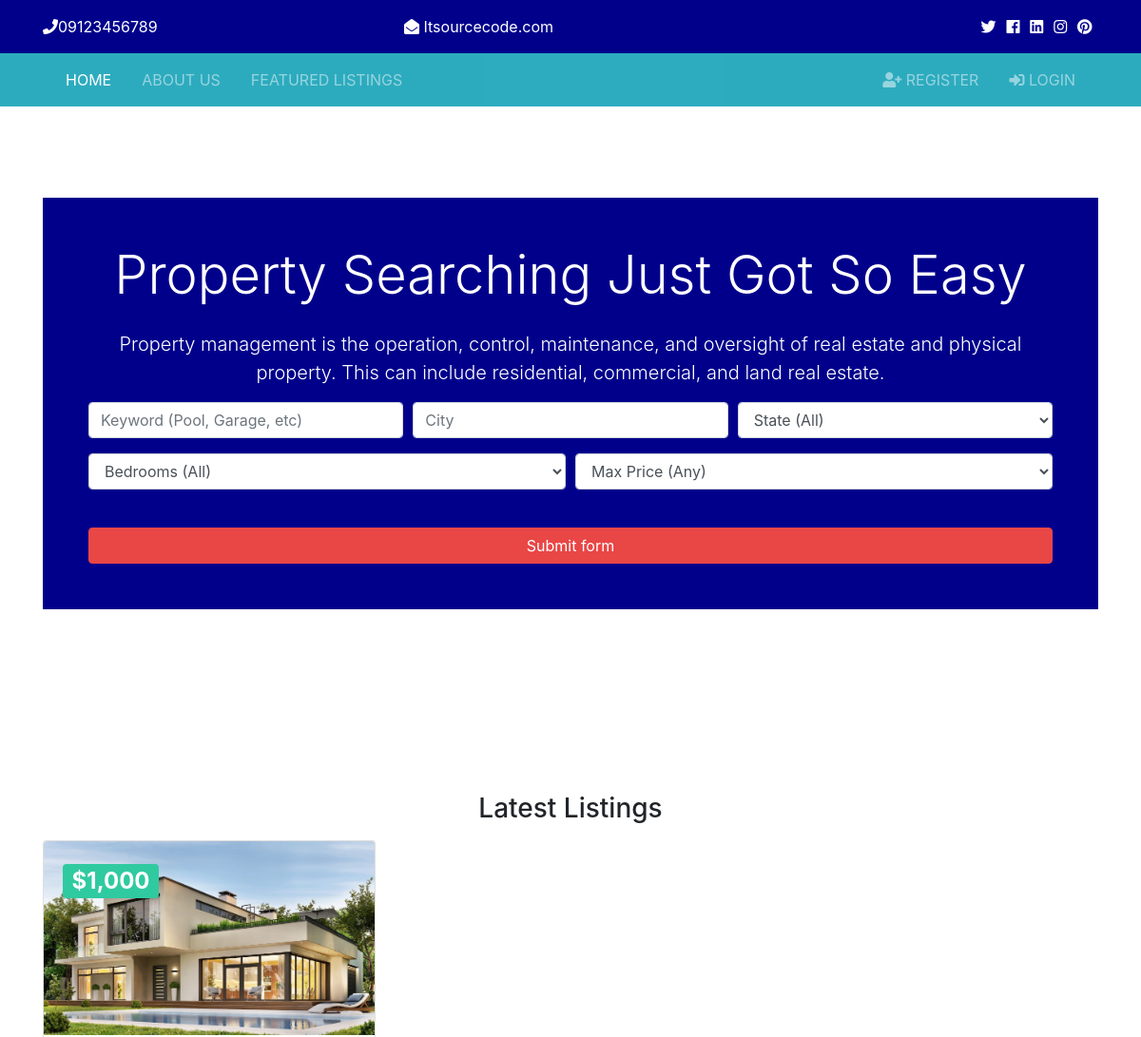
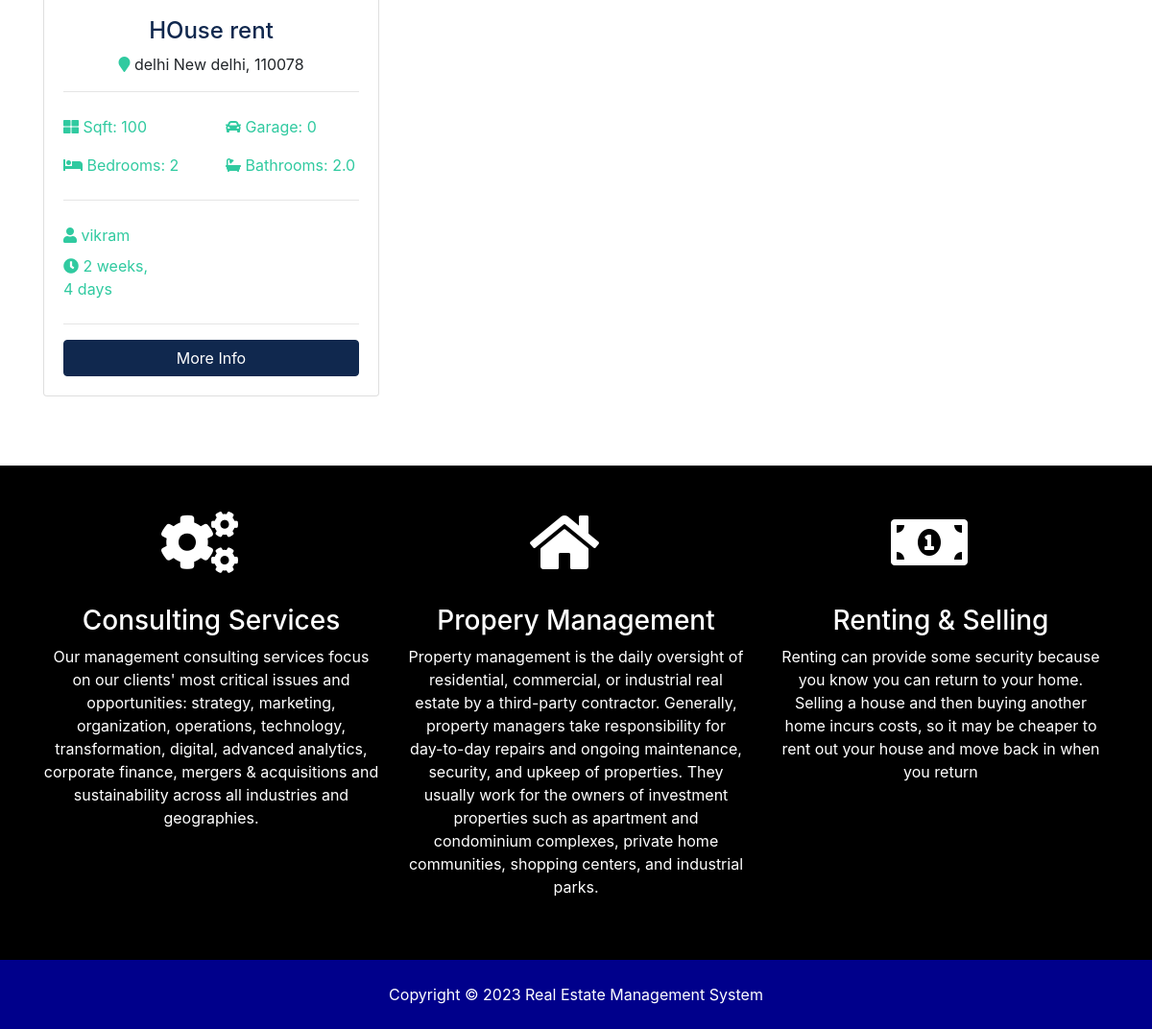
The page / on the database its author committed (2 pictures, top to bottom).
### listings/models.py (models this page shows, shortened)
class Listing(models.Model):
    realtor = models.ForeignKey(Realtor, on_delete=models.DO_NOTHING)
    title = models.CharField(max_length=200)
    address = models.CharField(max_length=200)
    city = models.CharField(max_length=100)
    state = models.CharField(max_length=100)
    zipcode = models.CharField(max_length=20)
    description = models.TextField(blank=True)
    price = models.IntegerField()
    bedrooms = models.IntegerField()
    bathrooms = models.DecimalField(max_digits=2, decimal_places=1)
    garage = models.IntegerField(default=0)
    sqft = models.IntegerField()
    nearByFoodPlace = models.BooleanField(default=False)
    WhichFoodPlace = models.CharField(max_length=100,blank=True)
    lot_size = models.DecimalField(max_digits=5, decimal_places=1)
    photo_main = models.ImageField(upload_to='photos/%Y/%m/%d/')
    photo_1 = models.ImageField(upload_to='photos/%Y/%m/%d/', blank=True)
    photo_2 = models.ImageField(upload_to='photos/%Y/%m/%d/', blank=True)
    photo_3 = models.ImageField(upload_to='photos/%Y/%m/%d/', blank=True)
    photo_4 = models.ImageField(upload_to='photos/%Y/%m/%d/', blank=True)
    photo_5 = models.ImageField(upload_to='photos/%Y/%m/%d/', blank=True)
    photo_6 = models.ImageField(upload_to='photos/%Y/%m/%d/', blank=True)
    video = models.FileField(upload_to='video/%Y/%m/%d/', blank=True)
    is_published = models.BooleanField(default=True)
    list_date = models.DateTimeField(default=datetime.now, blank=True)

### realtors/models.py (models this page shows)
class Realtor(models.Model):
    name = models.CharField(max_length=200)
    photo = models.ImageField(upload_to='photos/%Y/%m/%d')
    description = models.TextField(blank=True)
    phone = models.CharField(max_length=20)
    email = models.CharField(max_length=50)
    is_mvp = models.BooleanField(default=False)
    hire_date = models.DateTimeField(default=datetime.now, blank=True)
    def __str__(self):
        return self.name

### pages/views.py (the view)
# urls.py: path('', views.index, name='listings'),
def index(request):
    listings = Listing.objects.order_by('-list_date').filter(is_published=True)[:3]
    context = {
        'listings': listings,
        'state_choices': state_choices,
        'bedroom_choices': bedroom_choices,
        'price_choices': price_choices
    }
    return render(request, 'pages/index.html', context)

### templates/pages/index.html (shortened to what this page needs)
{% extends 'base.html' %}
{% load humanize %}
{% block content %}
<section id="showcase" >
  <div class="container text-center" >
    <div class="home-search p-5" style="background-color:darkblue;">
      <div class="overlay p-5" style="background-color:darkblue;">
        <h1 class="display-4 mb-4">Property Searching Just Got So Easy</h1>
        <p class="lead">
          Property management is the operation, control, maintenance,
          and oversight of real estate and physical property.
          This can include residential, commercial, and land real estate.
        </p>
        <div class="search">
          <form action="{% url 'search' %}">
            <div class="form-row">
              <div class="col-md-4 mb-3">
                <input
                  type="text"
                  name="keywords"
                  class="form-control"
                  placeholder="Keyword (Pool, Garage, etc)"
                />
              </div>
              <div class="col-md-4 mb-3">
                <input
                  type="text"
                  name="city"
                  class="form-control"
                  placeholder="City"
                />
              </div>
              <div class="col-md-4 mb-3">
                <select name="state" class="form-control">
                  <option selected="true" disabled="disabled">State (All)</option>
                </select>
              </div>
            </div>
            <div class="form-row">
              <div class="col-md-6 mb-3">
                <select name="bedrooms" class="form-control">
                    <option selected="true" disabled="disabled">Bedrooms (All)</option>
                </select>
              </div>
              <div class="col-md-6 mb-3">
                <select name="price" class="form-control" id="type">
                  <option selected="true" disabled="disabled"
                    >Max Price (Any)</option
                  >
                </select>
              </div>
            </div>
            <button class="btn btn-danger btn-block mt-4" type="submit">
              Submit form
            </button>
          </form>
        </div>
      </div>
    </div>
  </div>
</section>
<br>
<section id="listings" class="py-5">
  <div class="container">
    <h3 class="text-center mb-3">Latest Listings</h3>
    <div class="row">
      {% if listings %}
        {% for listing in listings %}
        <div class="col-md-6 col-lg-4 mb-4">
            <div class="card listing-preview">
              <img class="card-img-top" src="{{ listing.photo_main.url }}" alt="" />
              <div class="card-img-overlay">
                <h2>
                  <span class="badge badge-secondary text-white">${{ listing.price | intcomma}}</span>
                </h2>
              </div>
              <div class="card-body">
                <div class="listing-heading text-center">
                  <h4 class="text-primary">{{ listing.title }}</h4>
                  <p>
                    <i class="fas fa-map-marker text-secondary"></i> {{ listing.city }} {{ listing.state }},
                    {{ listing.zipcode }}
                  </p>
                </div>
                <hr />
                <div class="row py-2 text-secondary">
                  <div class="col-6">
                    <i class="fas fa-th-large"></i> Sqft: {{ listing.sqft }}
                  </div>
                  <div class="col-6"><i class="fas fa-car"></i> Garage: {{ listing.garage }}</div>
                </div>
                <div class="row py-2 text-secondary">
                  <div class="col-6"><i class="fas fa-bed"></i> Bedrooms: {{ listing.bedrooms }}</div>
                  <div class="col-6"><i class="fas fa-bath"></i> Bathrooms: {{ listing.bathrooms }}</div>
                </div>
                <hr />
                <div class="row py-2 text-secondary">
                  <div class="col-6"><i class="fas fa-user"></i> {{ listing.realtor }}</div>
                </div>
                <div class="row text-secondary pb-2">
                  <div class="col-6"><i class="fas fa-clock"></i> {{ listing.list_date | timesince }}</div>
                </div>
                <hr />
                <a href="{% url 'listing' listing.id %}" class="btn btn-primary btn-block"
                  >More Info</a
                >
              </div>
            </div>
          </div>
        {% endfor %}
      {% else %}
        <div class="col-md-12">
          <p>No listings available</p>
        </div>
      {% endif %}
</section>
<section id="" class="py-5 text-white" style="background-color:black;">
  <div class="container">
    <div class="row text-center">
      <div class="col-md-4">
        <i class="fas fa-cogs fa-4x mr-4"></i>
        <hr />
        <h3>Consulting Services</h3>
        <p>
          Our management consulting services focus on our clients' most critical
          issues and opportunities: strategy, marketing, organization, operations, technology,
          transformation, digital, advanced analytics, corporate finance,
          mergers & acquisitions and sustainability across all industries and geographies.
        </p>
      </div>
      <div class="col-md-4">
        <i class="fas fa-home fa-4x mr-4"></i>
        <hr />
        <h3>Propery Management</h3>
        <p>
          Property management is the daily oversight of residential,
          commercial, or industrial real estate by a third-party contractor.
          Generally, property managers take responsibility for day-to-day repairs and ongoing maintenance,
          security, and upkeep of properties. They usually work for the owners of investment properties
          such as apartment and condominium complexes, private home communities, shopping centers,
          and industrial parks.
        </p>
      </div>
      <div class="col-md-4">
        <i class="fas fa-money-bill-alt fa-4x mr-4"></i>
        <hr />
        <h3>Renting & Selling</h3>
        <p>
          Renting can provide some security because you know you can return to your home.
          Selling a house and then buying another home incurs costs,
          so it may be cheaper to rent out your house and move back in when you return
        </p>
      </div>
    </div>
  </div>
</section>
{% endblock %}

### btre/static/css/all.css (style rules this page uses)
.fa, .fas, .far, .fal, .fab { -moz-osx-font-smoothing: grayscale; -webkit-font-smoothing: antialiased; display: inline-block; font-style: normal; font-variant: normal; text-rendering: auto; line-height: 1; }
.fa-4x { font-size: 4em; }
.fa-bath:before { content: "\f2cd"; }
.fa-bed:before { content: "\f236"; }
.fa-car:before { content: "\f1b9"; }
.fa-clock:before { content: "\f017"; }
.fa-cogs:before { content: "\f085"; }
.fa-home:before { content: "\f015"; }
.fa-map-marker:before { content: "\f041"; }
.fa-money-bill-alt:before { content: "\f3d1"; }
.fa-th-large:before { content: "\f009"; }
.fa-user:before { content: "\f007"; }
.fa, .fas { font-family: 'Font Awesome 5 Free'; font-weight: 900; }

### btre/static/css/style.css (style rules this page uses)
img { width: 100%; }
#showcase { background: url(../img/showcase.jpg) no-repeat top center fixed/cover; position: relative; min-height: 650px; color: #fff; padding-top: 6rem; }
#showcase .home-search { min-height: 400px; position: relative; border-radius: 5px; }
#showcase .overlay { content: ''; position: absolute; top: 0; left: 0; min-height: 400px; width: 100%; background: rgba(51, 51, 51, 0.8); }
.listing-preview a { position: relative; }

### rows shown on the page
Listing: photo_main (picture), price "1,000", title "HOuse rent", city "delhi", state "New delhi", zipcode "110078", sqft "100", garage "0", bedrooms "2", bathrooms "2.0", realtor "vikram", list_date "2 weeks, 4 days"
